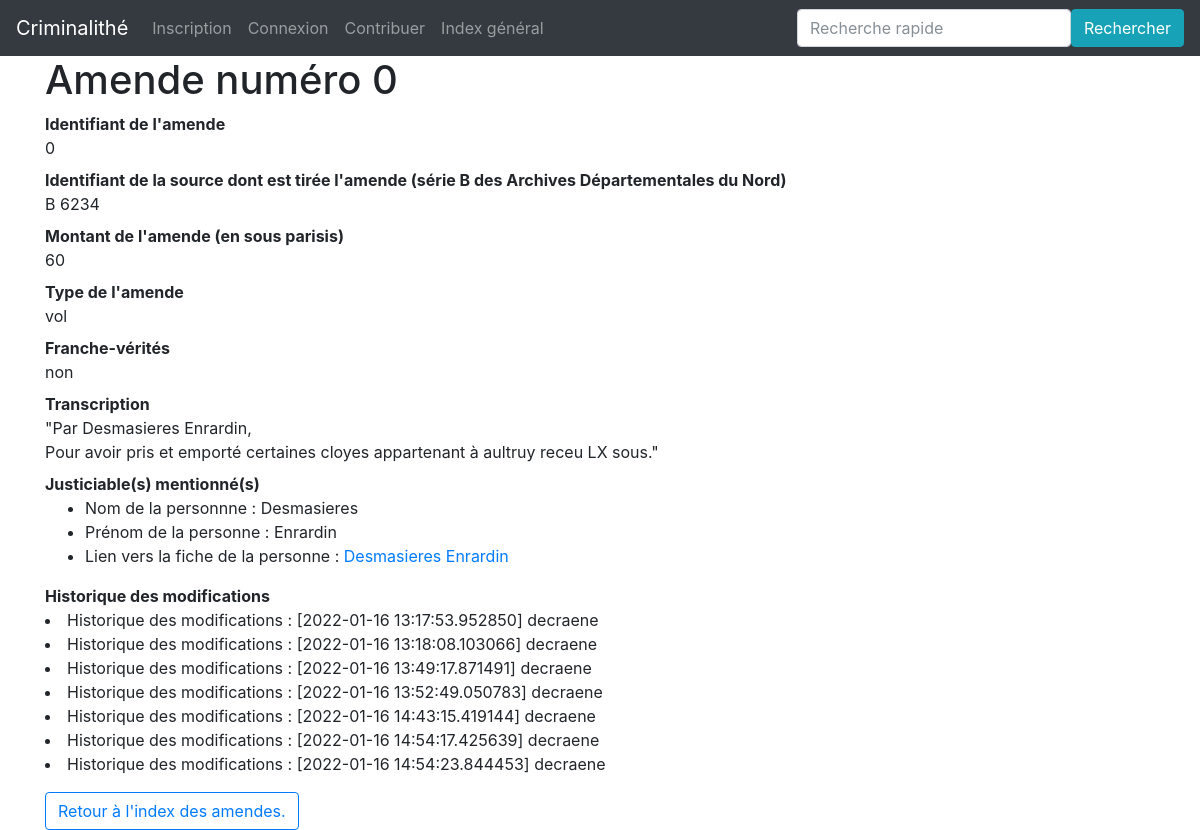
The app's page /amende/0 with its own data.
### app/modeles/donnees.py (models this page shows, shortened)
class Amendes(db.Model):
    amendes_id = db.Column(db.Integer, primary_key=True, unique=True, nullable=False, autoincrement=True)
    amendes_source_id = db.Column(db.Integer, db.ForeignKey("source.source_id"))
    amendes_montant = db.Column(db.Text)
    amendes_type = db.Column(db.Text)
    amendes_franche_verite = db.Column(db.Text)
    amendes_transcription = db.Column(db.Text)
    amendes_personnes_id = db.Column(db.Integer, db.ForeignKey("personnes.personnes_amendes_id"))
    authorships = db.relationship("Authorship", back_populates="amende")
    justiciable = db.relationship("Personnes", foreign_keys="Personnes.personnes_amendes_id", backref="justiciable")
    source = db.relationship("Source", back_populates="amendes")

class Personnes(db.Model):
    personnes_id = db.Column(db.Integer, primary_key=True, unique=True, nullable=False, autoincrement=True)
    personnes_amendes_id = db.Column(db.Integer, db.ForeignKey("amendes.amendes_personnes_id"))
    personnes_nom = db.Column(db.Text)
    personnes_prenom = db.Column(db.Text)
    authorships = db.relationship("Authorship", back_populates="personne")
    amendes = db.relationship("Amendes", backref="amendes", foreign_keys="Amendes.amendes_personnes_id")

class Authorship(db.Model):
    __tablename__ = "authorship"
    authorship_id = db.Column(db.Integer, nullable=True, autoincrement=True, primary_key=True)
    authorship_amendes_id = db.Column(db.Integer, db.ForeignKey("amendes.amendes_id"))
    authorship_user_id = db.Column(db.Integer, db.ForeignKey("user.user_id"))
    authorship_date = db.Column(db.DateTime, default=datetime.datetime.utcnow)
    authorship_personnes_id = db.Column(db.Integer, db.ForeignKey("personnes.personnes_id"))
    authorship_source_id = db.Column(db.Integer, db.ForeignKey("source.source_id"))
    user = db.relationship("User", back_populates="authorships")
    amende = db.relationship("Amendes", back_populates="authorships")
    personne = db.relationship("Personnes", back_populates="authorships")
    source = db.relationship("Source", back_populates="authorships")

### app/modeles/utilisateurs.py (models this page shows, shortened)
class User(UserMixin, db.Model):
    user_id = db.Column(db.Integer, primary_key=True)
    user_nom = db.Column(db.Text)
    user_login = db.Column(db.Text)
    user_email = db.Column(db.Text)
    user_password = db.Column(db.Text)
    authorships = db.relationship("Authorship", back_populates="user")

### app/routes/__init__.py (the view)
@app.route("/amende/<int:amendes_id>")
def amende(amendes_id):
    amende_unique = Amendes.query.filter(Amendes.amendes_id == amendes_id).first()
    return render_template("pages/amende.html", amende=amende_unique)

### app/templates/pages/amende.html (shortened to what this page needs)
{% extends "conteneur.html" %}
{% block corps %}
<h1 xmlns="http://www.w3.org/1999/html">Amende numéro {{amende.amendes_id}}</h1>
<dl>
    <dt>Identifiant de l'amende</dt><dd>{{amende.amendes_id}}</dd>
    <dt>Identifiant de la source dont est tirée l'amende (série B des Archives Départementales du Nord)</dt><dd>B {{amende.amendes_source_id}}</dd>
    <dt>Montant de l'amende (en sous parisis)</dt><dd>{{amende.amendes_montant}}</dd>
    <dt>Type de l'amende </dt><dd>{{amende.amendes_type}}</dd>
    <dt>Franche-vérités</dt><dd>{{amende.amendes_franche_verite}}</dd>
    <dt>Transcription</dt><dd>
    "Par
    {% for justiciable in amende.justiciable %}
    {{justiciable.personnes_nom}}
    {{justiciable.personnes_prenom}},
    <br/>
    {% endfor%}
    {{amende.amendes_transcription}}."</dd>
    <dt> Justiciable(s) mentionné(s)</dt> <dd>
    {% for justiciable in amende.justiciable %}
    <ul>
        <li>Nom de la personnne : {{justiciable.personnes_nom}}</li>
        <li>Prénom de la personne : {{justiciable.personnes_prenom}}</li>
        <li> Lien vers la fiche de la personne : <a href="{{url_for("personne", personnes_id=justiciable.personnes_id)}}">{{justiciable.personnes_nom}} {{justiciable.personnes_prenom}} </a></li>
    {% endfor %}
    </ul>
    </dd>
    <dt>Historique des modifications</dt>
    <dt>
        <dd>
            {% for modification in amende.authorships %}
            <li>Historique des modifications : [{{modification.authorship_date}}] {{modification.user.user_nom}}</li>
            {% endfor %}
        </dd>
    </dt>
</dl>
<button type="button" class="btn btn-outline-primary">
    <a href="{{url_for('index_amendes')}}">Retour à l'index des amendes.</a>
</button>
{% endblock %}

### records on screen
Amendes: amendes_id "0", amendes_source_id "6234", amendes_montant "60", amendes_type "vol", amendes_franche_verite "non", amendes_transcription "Pour avoir pris et emporté certaines cloyes appartenant à aultruy receu LX sous"
Personnes: personnes_nom "Desmasieres", personnes_prenom "Enrardin"
Authorship: authorship_date "2022-01-16 13:17:53.952850", user.user_nom "decraene"
Authorship: authorship_date "2022-01-16 13:18:08.103066", user.user_nom "decraene"
Authorship: authorship_date "2022-01-16 13:49:17.871491", user.user_nom "decraene"
Authorship: authorship_date "2022-01-16 13:52:49.050783", user.user_nom "decraene"
Authorship: authorship_date "2022-01-16 14:43:15.419144", user.user_nom "decraene"
Authorship: authorship_date "2022-01-16 14:54:17.425639", user.user_nom "decraene"
Authorship: authorship_date "2022-01-16 14:54:23.844453", user.user_nom "decraene"
